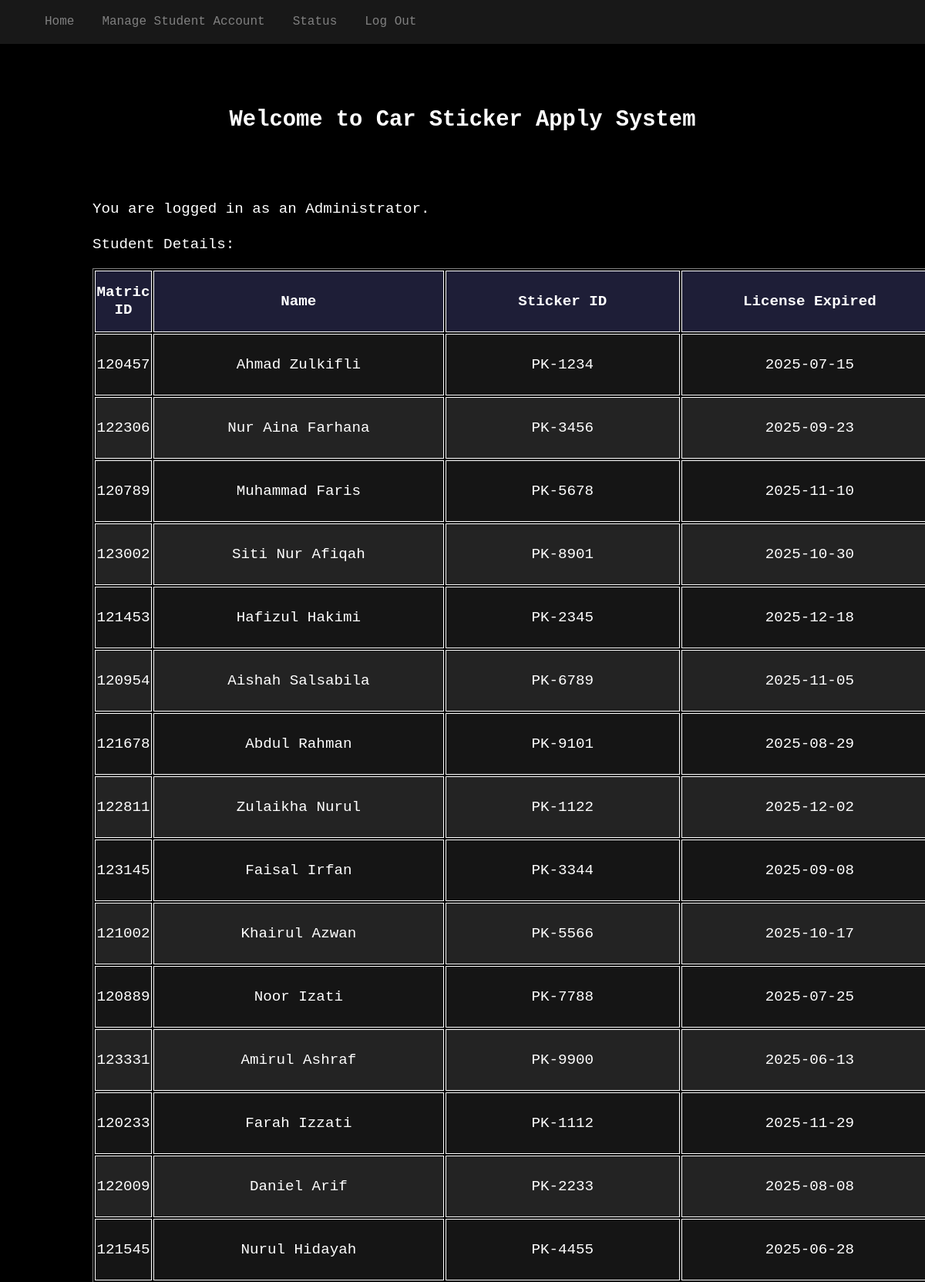
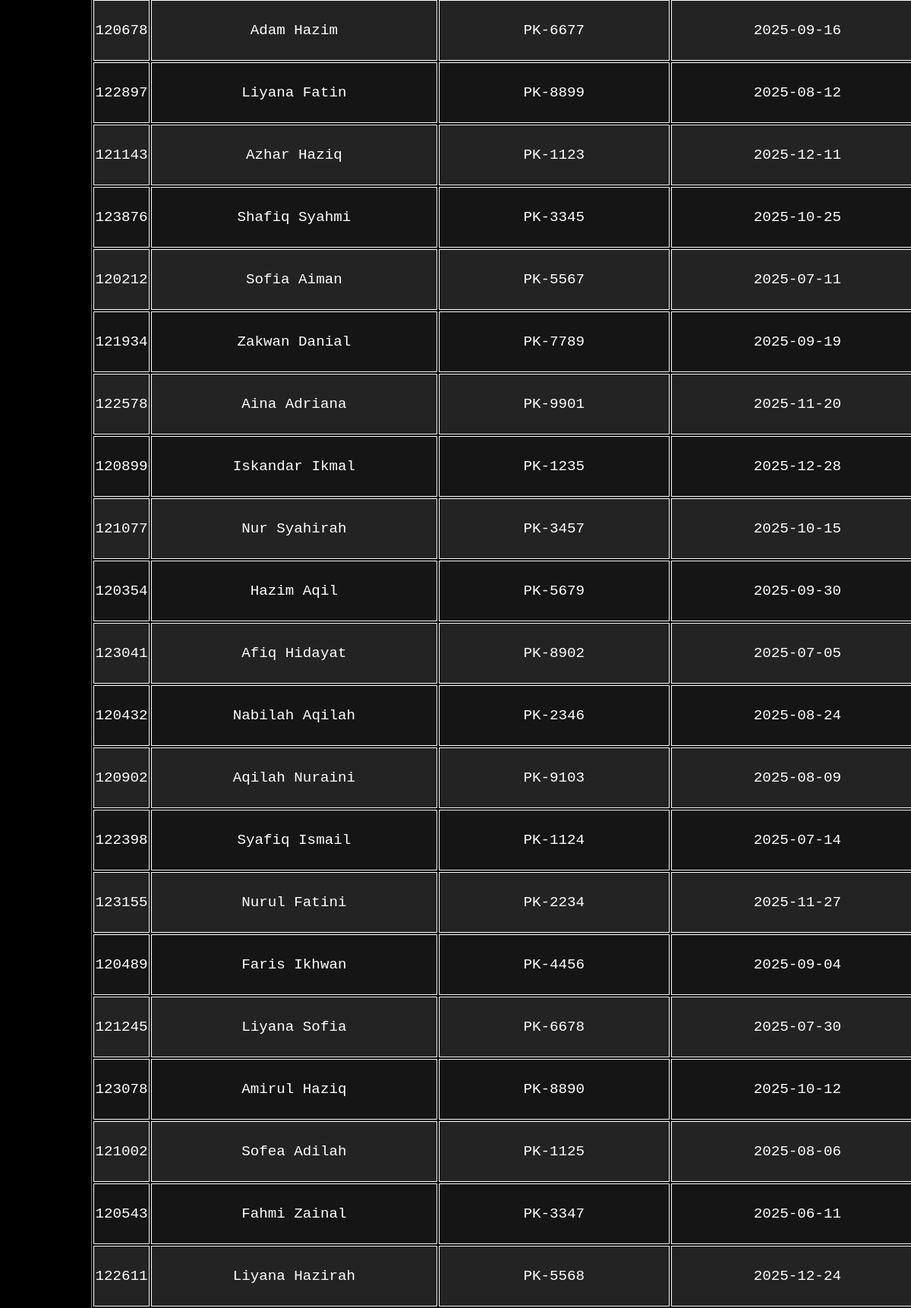
/index.php (signed in, upper part), run on the app's committed database (2 pictures, top to bottom).
### tables this page shows
CREATE TABLE student(
	matric_id int(11) NOT NULL,
    password varchar(255) NOT NULL,
    name varchar(50) NOT NULL,
    sticker_id varchar(10) NOT NULL,
    license_expired DATE
 
    
);

### index.php (the view, shortened to what this page needs)
<?php
include_once('header.php');
?>
<section class="main-content">
    <h2>Welcome to Car Sticker Apply System</h2>
    <br>
    <p>
<?php
$servername = "localhost";
$username = "root";
$password = "";
$dbname = "stickerdb";
$conn = new mysqli($servername, $username, $password, $dbname);
if (!empty($_SESSION['student'])) {
    $matric_id = $_SESSION['student'];
    $stmt = $conn->prepare("SELECT name, sticker_id, license_expired FROM student WHERE matric_id = ?");
    $stmt->bind_param("i", $matric_id);
    $stmt->execute();
    $result = $stmt->get_result();
    if ($result->num_rows > 0) {
        $student = $result->fetch_assoc();
        echo "<br><br>";
        echo "Name: " . htmlspecialchars($student['name']) . "<br>";
        echo "Sticker ID: " . htmlspecialchars($student['sticker_id']) . "<br>";
        echo "License Expired: " . htmlspecialchars($student['license_expired']) . "<br>";
    } else {
        echo "No details found for this student.";
    }
    $stmt->close();
} elseif (!empty($_SESSION['admin'])) {
    echo "You are logged in as an Administrator.<br><br>";
    echo "Student Details:<br>";
    $query = "SELECT matric_id, name, sticker_id, license_expired FROM student";
    $result = $conn->query($query);
    if ($result->num_rows > 0) {
        echo '<table border="1">';
        echo '<tr><th>Matric ID</th><th>Name</th><th>Sticker ID</th><th>License Expired</th></tr>';
        while ($row = $result->fetch_assoc()) {
            echo '<tr>';
            echo '<td>' . htmlspecialchars($row['matric_id']) . '</td>';
            echo '<td>' . htmlspecialchars($row['name']) . '</td>';
            echo '<td>' . htmlspecialchars($row['sticker_id']) . '</td>';
            echo '<td>' . htmlspecialchars($row['license_expired']) . '</td>';
            echo '</tr>';
        }
        echo '</table>';
    } else {
        echo "No students found.";
    }
} else {
    echo "Please log in as a Student or an Administrator.";
}
?>
    <br><br>
    </p>
</section>
<?php
echo "<br><br><br>";
include_once('footer.php');
?>

### header.php (shortened to what this page needs)
<!DOCTYPE html>
<html lang="en">
	<head>
		<link rel="stylesheet" href="style.css">
	</head>
	<body>
		<header>
		<?php
			include_once('menu.php');
		?>
		</header>

### menu.php
<ul class="navbar">
	<li><a href="index.php">Home</a></li>
<?php
	if (!empty($_SESSION['student'])) {
?>
		<li><a href="lookupPeople.php">Search People</a></li>
		<li><a href="lookupVehicle.php">Search Vehicles</a></li>
		<li><a href="addVehicle.php">Add a Vehicle</a></li>
		<li><a href="report.php">Report an Incident</a></li>
		<li><a href="retrieveIncidents.php">Display Incidents</a></li>
		<li><a href="changePassword.php">Change Password</a></li>
        <li><a href="logOut.php">Log Out</a></li>
<?php
	}
	else if (!empty($_SESSION['admin'])) {
?>
		<li><a href="createOfficer.php">Manage Student Account</a></li>
		<li><a href="addFines.php">Status</a></li>
        <li><a href="logOut.php">Log Out</a></li>
<?php
	}
	else {
?>
		<li><a href="loginStudent.php">Student</a></li>
		<li><a href="loginAdmin.php">Adminstrator</a></li>
<?php
	}
?>
</ul>

### footer.php (shortened to what this page needs)
	</body>
</html>

### style.css (style rules this page uses)
body { margin:0; background-color: black; color: white; font-family: "Lucida Console", Monaco, monospace; line-height: 1.45em; }
table { width: 1100px; margin: 0 auto; margin-bottom: 20px; text-align: center; }
th, td { border: 1px solid; }
th { background-color: rgb(30, 30, 55); }
td:nth-child(1) { width: 70px; }
td:nth-child(3) { width: 300px; }
tr:nth-child(even) { background-color: rgb(21, 21, 21); }
tr:nth-child(odd) { background-color: rgb(35, 35, 35); }
tr { height: 80px; }
.navbar { position: fixed; left: 0; top: 0; z-index: 1; margin:0; width: 100%; height: auto; background-color: rgb(24,24,24); box-shadow: 0px 2px 3px rgba(0,0,0,.4); list-style: none; }
.navbar li { float:left; padding: 17px 18px; display: inline-block; text-align: center; }
.navbar a { color: grey; text-decoration: none; }
.main-content { margin-top: 12%; margin-bottom: 4%; margin-left: 10%; margin-right: 10%; text-align: left; font-size: 1.20em; }
.main-content h2 { margin-bottom: 50px; text-align: center; }

### data on the page
student: matric "120457", name "Ahmad Zulkifli", sticker "PK-1234", license_expired "2025-07-15"
student: matric "122306", name "Nur Aina Farhana", sticker "PK-3456", license_expired "2025-09-23"
student: matric "120789", name "Muhammad Faris", sticker "PK-5678", license_expired "2025-11-10"
student: matric "123002", name "Siti Nur Afiqah", sticker "PK-8901", license_expired "2025-10-30"
student: matric "121453", name "Hafizul Hakimi", sticker "PK-2345", license_expired "2025-12-18"
student: matric "120954", name "Aishah Salsabila", sticker "PK-6789", license_expired "2025-11-05"
student: matric "121678", name "Abdul Rahman", sticker "PK-9101", license_expired "2025-08-29"
student: matric "122811", name "Zulaikha Nurul", sticker "PK-1122", license_expired "2025-12-02"
student: matric "123145", name "Faisal Irfan", sticker "PK-3344", license_expired "2025-09-08"
student: matric "121002", name "Khairul Azwan", sticker "PK-5566", license_expired "2025-10-17"
student: matric "120889", name "Noor Izati", sticker "PK-7788", license_expired "2025-07-25"
student: matric "123331", name "Amirul Ashraf", sticker "PK-9900", license_expired "2025-06-13"
student: matric "120233", name "Farah Izzati", sticker "PK-1112", license_expired "2025-11-29"
student: matric "122009", name "Daniel Arif", sticker "PK-2233", license_expired "2025-08-08"
student: matric "121545", name "Nurul Hidayah", sticker "PK-4455", license_expired "2025-06-28"
student: matric "120678", name "Adam Hazim", sticker "PK-6677", license_expired "2025-09-16"
student: matric "122897", name "Liyana Fatin", sticker "PK-8899", license_expired "2025-08-12"
student: matric "121143", name "Azhar Haziq", sticker "PK-1123", license_expired "2025-12-11"
student: matric "123876", name "Shafiq Syahmi", sticker "PK-3345", license_expired "2025-10-25"
student: matric "120212", name "Sofia Aiman", sticker "PK-5567", license_expired "2025-07-11"
student: matric "121934", name "Zakwan Danial", sticker "PK-7789", license_expired "2025-09-19"
student: matric "122578", name "Aina Adriana", sticker "PK-9901", license_expired "2025-11-20"
student: matric "120899", name "Iskandar Ikmal", sticker "PK-1235", license_expired "2025-12-28"
student: matric "121077", name "Nur Syahirah", sticker "PK-3457", license_expired "2025-10-15"
student: matric "120354", name "Hazim Aqil", sticker "PK-5679", license_expired "2025-09-30"
student: matric "123041", name "Afiq Hidayat", sticker "PK-8902", license_expired "2025-07-05"
student: matric "120432", name "Nabilah Aqilah", sticker "PK-2346", license_expired "2025-08-24"
student: matric "120902", name "Aqilah Nuraini", sticker "PK-9103", license_expired "2025-08-09"
student: matric "122398", name "Syafiq Ismail", sticker "PK-1124", license_expired "2025-07-14"
student: matric "123155", name "Nurul Fatini", sticker "PK-2234", license_expired "2025-11-27"
student: matric "120489", name "Faris Ikhwan", sticker "PK-4456", license_expired "2025-09-04"
student: matric "121245", name "Liyana Sofia", sticker "PK-6678", license_expired "2025-07-30"
student: matric "123078", name "Amirul Haziq", sticker "PK-8890", license_expired "2025-10-12"
student: matric "121002", name "Sofea Adilah", sticker "PK-1125", license_expired "2025-08-06"
student: matric "120543", name "Fahmi Zainal", sticker "PK-3347", license_expired "2025-06-11"
student: matric "122611", name "Liyana Hazirah", sticker "PK-5568", license_expired "2025-12-24"
